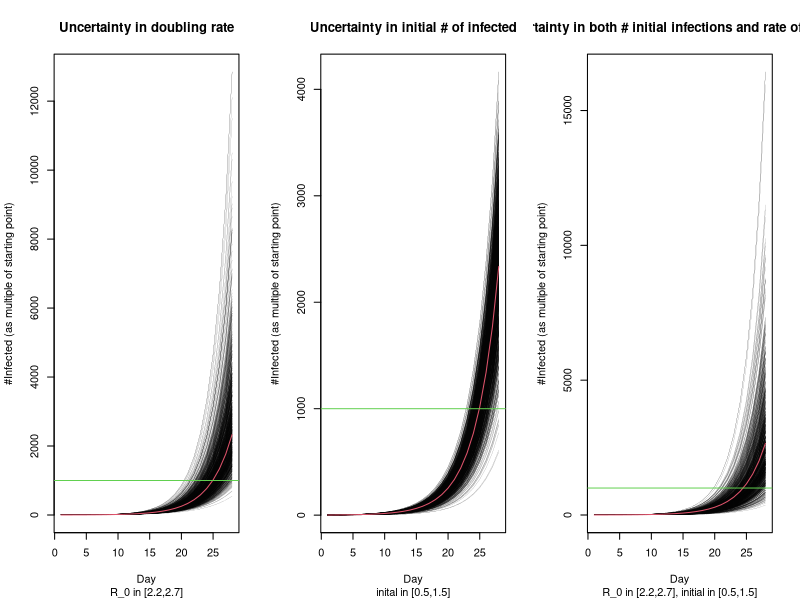

Write R code to recreate this figure. (Note: this script raises an error after producing the figure.)
nTime <- 28
nEns <- 10^3

traj <- matrix(NA,nTime,nEns)
traj[1,] <- rep(1,nEns)

dub <- rnorm(nEns,2.5,0.15)

for(j in 1:nEns){
  for(i in 2:nTime){
    traj[i,j] <- traj[1,j]*(2^(i/dub[j]))
  }
}

#hist(traj[nTime,])

# Finding which trajectory has maximum growth rate 
# which(dub==min(dub)) maximum value 

# Finding trajectories near the mean 
# which(abs(dub - mean(dub)) < 0.001)
typical <- sample(which(abs(dub - mean(dub)) < 0.001),1)

par(mfcol=c(1,3))


# non-log scale
plot(seq(1,nTime,1),traj[,which(dub==min(dub))],type = 'l',lwd=0.1,
     ylab = "#Infected (as multiple of starting point)",xlab = "Day",
     main = "Uncertainty in doubling rate", 
     sub = "R_0 in [2.2,2.7]")

#lines(seq(1,nTime,1),traj[,which(dub==min(dub))])
for(i in 2:nEns){
  lines(seq(1,nTime,1),traj[,i],lwd=0.1)
}

lines(seq(1,nTime,1),traj[,typical],col=2)
abline(1000,0,col=3)




## Uncertainty in starting point 

nTime <- 28
nEns <- 10^3

traj <- matrix(NA,nTime,nEns)
traj[1,] <- rnorm(nEns,1,0.25)

dub <- 2.5

typical <- sample(which(abs(traj[1,] - mean(traj[1,])) < 0.005),1)


for(j in 1:nEns){
  for(i in 2:nTime){
    traj[i,j] <- traj[1,j]*(2^(i/dub))
  }
}

#hist(traj[nTime,])


# non-log scale

plot(seq(1,nTime,1),traj[,which(traj[1,]==max(traj[1,]))],type = 'l',lwd=0.1,
     ylab = "#Infected (as multiple of starting point)",xlab = "Day", main = 
       "Uncertainty in initial # of infected", 
     sub = "inital in [0.5,1.5]")

#lines(seq(1,nTime,1),traj[,which(dub==min(dub))])
for(i in 2:nEns){
  lines(seq(1,nTime,1),traj[,i],lwd=0.1)
}

lines(seq(1,nTime,1),traj[,typical],col=2)
abline(1000,0,col=3)


## Uncertainty in BOTH 

nTime <- 28
nEns <- 10^3

traj <- matrix(NA,nTime,nEns)
traj[1,] <- rnorm(nEns,1,0.25)

dub <- rnorm(nEns,2.5,0.15)



for(j in 1:nEns){
  for(i in 2:nTime){
    traj[i,j] <- traj[1,j]*(2^(i/dub[j]))
  }
}
typical <- sample(which(abs(traj[nTime,] - mean(traj[nTime,])) < 20),1)
max <- which(traj[nTime,]==max(traj[nTime,]))

plot(seq(1,nTime,1),traj[,max],type = 'l',lwd=0.1,
     ylab = "#Infected (as multiple of starting point)",xlab = "Day", main = 
       "Uncertainty in both # initial infections and rate of doubling", 
     sub = "R_0 in [2.2,2.7], initial in [0.5,1.5]")

#lines(seq(1,nTime,1),traj[,which(dub==min(dub))])
for(i in 2:nEns){
  lines(seq(1,nTime,1),traj[,i],lwd=0.1)
}
lines(seq(1,nTime,1),traj[,typical],col=2)
abline(1000,0,col=3)



### Zooming in 
# non-log scale
plot(seq(30,nTime,1),traj[30:nTime,which(dub==min(dub))],type = 'l')

#lines(seq(1,nTime,1),traj[,which(dub==min(dub))])
for(i in 2:nEns){
  lines(seq(30,nTime,1),traj[30:nTime,i])
}

lines(seq(1,nTime,1),traj[,typical],col=2)
abline(10000,0,col=3)



# log-scale
plot(seq(1,nTime,1),log(traj[,which(dub==min(dub))]))
lines(seq(1,nTime,1),log(traj[,which(dub==min(dub))]))
for(i in 2:nEns){
  lines(seq(1,nTime,1),log(traj[,i]))
}


# Plot the discrepancy between the ensemble mean at each point in time and 
# the value of the "typical trajectory"

jensens <- rep(0,nTime)
sfree_jensens <- rep(0,nTime)
for(i in 1:nTime){
  jensens[i] = -(traj[i,typical] - mean(traj[i,]))
  sfree_jensens[i] <- jensens[i]/traj[i,typical]
}

plot(seq(1,nTime,1),sfree_jensens,type = 'l')

# Consider harm - below a certain threshold, harm from each case is linear, but above the 
# threshold, harm accelerates as it represents breakdown of health-care system, economy, etc. 

1*(2^(5/2.5))



